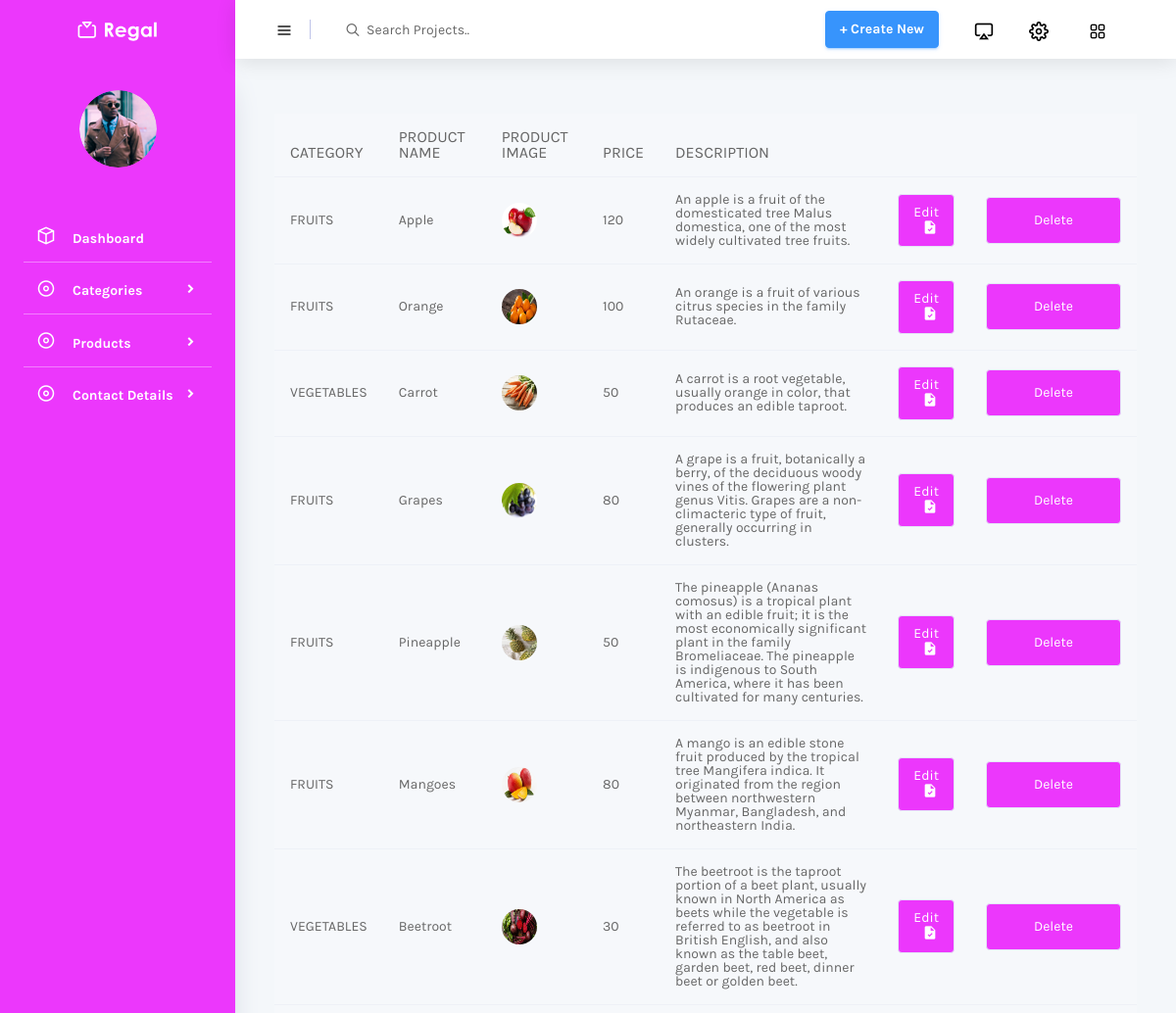
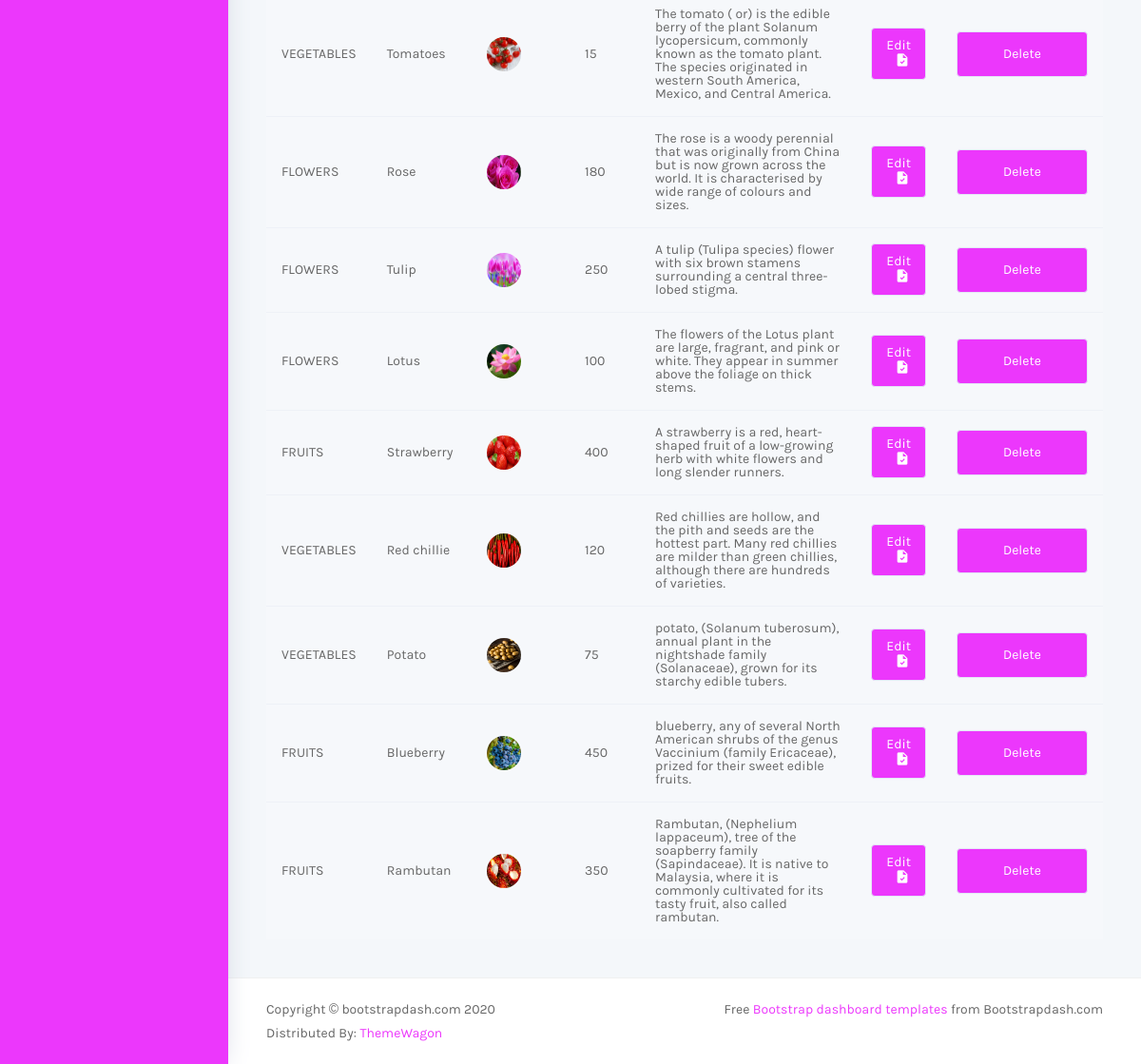
The app's page /Backend/display_product/ with its own data (2 pictures, top to bottom).
### Backend/models.py (models this page shows)
class Productdb(models.Model):
    Category=models.CharField(max_length=100,null=True,blank=True)
    Product_name=models.CharField(max_length=100,null=True,blank=True)
    Product_Image=models.ImageField(upload_to="Product Image",null=True,blank=True)
    Price=models.IntegerField(null=True,blank=True)
    Description=models.CharField(max_length=100,null=True,blank=True)

### Backend/views.py (the view)
# urls.py: path('display_product/',views.display_product,name="display_product"),
def display_product(request):
    pdata=Productdb.objects.all()
    return render(request,"Display_Product.html",{'pdata':pdata})

### Backend/templates/Display_Product.html (shortened to what this page needs)
<!DOCTYPE html>
{% extends 'index.html' %}
{% block content %}
<html lang="en">
<head>
</head>
<body>
<div class="table-responsive pt-3">
                    <table class="table table-light" >
                      <thead>
                        <tr>
                          <th>
                            CATEGORY
                          </th>
                            <th>
                                PRODUCT NAME
                            </th>
                          <th>
                            PRODUCT IMAGE
                          </th>
                          <th>
                            PRICE
                          </th>
                            <th>
                                DESCRIPTION
                            </th>
                        </tr>
                      </thead>
                    {% for i in pdata %}
                        <tr>
                            <td>{{i.Category}}</td>
                            <td>{{i.Product_name}}</td>
                            <td>
                                <img src="{{i.Product_Image.url}}">
                            </td>
                            <td>{{i.Price}}</td>
                            <td>{{i.Description}}</td>
                            <td>
                                <a href="{% url 'edit_product' pid=i.id %}">
                                    <button type="button" class="btn btn-outline-secondary btn-icon-text" style="background-color:rgb(236, 55, 252);color:white">
                          Edit
                          <i class="mdi mdi-file-check btn-icon-append"></i>
                        </button>
                                </a>
                            </td>
                            <td>
                                <a href="{% url 'delete_product' pid=i.id %}">
                                    <button type="button" class="btn btn-outline-secondary btn-lg " style="background-color:rgb(236, 55, 252);color:white;">Delete</button>
                                </a>
                            </td>
                        </tr>
                        {% endfor %}
                    </table>
                  </div>
</body>
</html>
{% endblock %}

### records on screen
Productdb: Category "FRUITS", Product_name "Apple", Product_Image (picture), Price "120", Description "An apple is a fruit of the domesticated tree Malus domestica, one of the most widely cultivated tree fruits."
Productdb: Category "FRUITS", Product_name "Orange", Product_Image (picture), Price "100", Description "An orange is a fruit of various citrus species in the family Rutaceae."
Productdb: Category "VEGETABLES", Product_name "Carrot", Product_Image (picture), Price "50", Description "A carrot is a root vegetable, usually orange in color, that produces an edible taproot."
Productdb: Category "FRUITS", Product_name "Grapes", Product_Image (picture), Price "80", Description "A grape is a fruit, botanically a berry, of the deciduous woody vines of the flowering plant genus Vitis. Grapes are a non-climacteric type of fruit, generally occurring in clusters."
Productdb: Category "FRUITS", Product_name "Pineapple", Product_Image (picture), Price "50", Description "The pineapple (Ananas comosus) is a tropical plant with an edible fruit; it is the most economically significant plant in the family Bromeliaceae. The pineapple is indigenous to South America, where it has been cultivated for many centuries."
Productdb: Category "FRUITS", Product_name "Mangoes", Product_Image (picture), Price "80", Description "A mango is an edible stone fruit produced by the tropical tree Mangifera indica. It originated from the region between northwestern Myanmar, Bangladesh, and northeastern India."
Productdb: Category "VEGETABLES", Product_name "Beetroot", Product_Image (picture), Price "30", Description "The beetroot is the taproot portion of a beet plant, usually known in North America as beets while the vegetable is referred to as beetroot in British English, and also known as the table beet, garden beet, red beet, dinner beet or golden beet."
Productdb: Category "VEGETABLES", Product_name "Tomatoes", Product_Image (picture), Price "15", Description "The tomato ( or) is the edible berry of the plant Solanum lycopersicum, commonly known as the tomato plant. The species originated in western South America, Mexico, and Central America."
Productdb: Category "FLOWERS", Product_name "Rose", Product_Image (picture), Price "180", Description "The rose is a woody perennial that was originally from China but is now grown across the world. It is characterised by wide range of colours and sizes."
Productdb: Category "FLOWERS", Product_name "Tulip", Product_Image (picture), Price "250", Description "A tulip (Tulipa species) flower with six brown stamens surrounding a central three-lobed stigma."
Productdb: Category "FLOWERS", Product_name "Lotus", Product_Image (picture), Price "100", Description "The flowers of the Lotus plant are large, fragrant, and pink or white. They appear in summer above the foliage on thick stems."
Productdb: Category "FRUITS", Product_name "Strawberry", Product_Image (picture), Price "400", Description "A strawberry is a red, heart-shaped fruit of a low-growing herb with white flowers and long slender runners."
Productdb: Category "VEGETABLES", Product_name "Red chillie", Product_Image (picture), Price "120", Description "Red chillies are hollow, and the pith and seeds are the hottest part. Many red chillies are milder than green chillies, although there are hundreds of varieties."
Productdb: Category "VEGETABLES", Product_name "Potato", Product_Image (picture), Price "75", Description "potato, (Solanum tuberosum), annual plant in the nightshade family (Solanaceae), grown for its starchy edible tubers."
Productdb: Category "FRUITS", Product_name "Blueberry", Product_Image (picture), Price "450", Description "blueberry, any of several North American shrubs of the genus Vaccinium (family Ericaceae), prized for their sweet edible fruits."
Productdb: Category "FRUITS", Product_name "Rambutan", Product_Image (picture), Price "350", Description "Rambutan, (Nephelium lappaceum), tree of the soapberry family (Sapindaceae). It is native to Malaysia, where it is commonly cultivated for its tasty fruit, also called rambutan."
